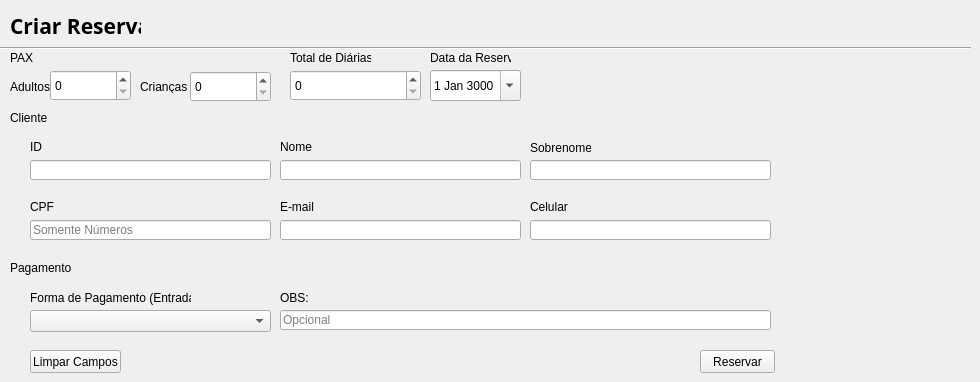
    <widget class="QWidget" name="tab_reservas">
     <attribute name="title">
      <string>Reservas</string>
     </attribute>
     <widget class="QLabel" name="label_15">
      <property name="geometry">
       <rect>
        <x>10</x>
        <y>10</y>
        <width>131</width>
        <height>31</height>
       </rect>
      </property>
      <property name="font">
       <font>
        <family>Microsoft PhagsPa</family>
        <pointsize>16</pointsize>
        <weight>75</weight>
        <bold>true</bold>
       </font>
      </property>
      <property name="text">
       <string>Criar Reserva</string>
      </property>
     </widget>
     <widget class="Line" name="line_2">
      <property name="geometry">
       <rect>
        <x>0</x>
        <y>40</y>
        <width>971</width>
        <height>16</height>
       </rect>
      </property>
      <property name="orientation">
       <enum>Qt::Horizontal</enum>
      </property>
     </widget>
     <widget class="QLabel" name="label_24">
      <property name="geometry">
       <rect>
        <x>10</x>
        <y>50</y>
        <width>71</width>
        <height>16</height>
       </rect>
      </property>
      <property name="text">
       <string>PAX</string>
      </property>
     </widget>
     <widget class="QLabel" name="label_25">
      <property name="geometry">
       <rect>
        <x>290</x>
        <y>50</y>
        <width>81</width>
        <height>16</height>
       </rect>
      </property>
      <property name="text">
       <string>Total de Diárias</string>
      </property>
     </widget>
     <widget class="QLabel" name="label_26">
      <property name="geometry">
       <rect>
        <x>10</x>
        <y>110</y>
        <width>71</width>
        <height>16</height>
       </rect>
      </property>
      <property name="text">
       <string>Cliente</string>
      </property>
     </widget>
     <widget class="QLabel" name="label_27">
      <property name="geometry">
       <rect>
        <x>280</x>
        <y>140</y>
        <width>47</width>
        <height>13</height>
       </rect>
      </property>
      <property name="text">
       <string>Nome</string>
      </property>
     </widget>
     <widget class="QLineEdit" name="line_r_name">
      <property name="geometry">
       <rect>
        <x>280</x>
        <y>160</y>
        <width>241</width>
        <height>20</height>
       </rect>
      </property>
      <property name="autoFillBackground">
       <bool>false</bool>
      </property>
      <property name="clearButtonEnabled">
       <bool>true</bool>
      </property>
     </widget>
     <widget class="QLineEdit" name="line_r_lastname">
      <property name="geometry">
       <rect>
        <x>530</x>
        <y>160</y>
        <width>241</width>
        <height>20</height>
       </rect>
      </property>
      <property name="clearButtonEnabled">
       <bool>true</bool>
      </property>
     </widget>
     <widget class="QLineEdit" name="line_r_cpf">
      <property name="geometry">
       <rect>
        <x>30</x>
        <y>220</y>
        <width>241</width>
        <height>20</height>
       </rect>
      </property>
      <property name="placeholderText">
       <string>Somente Números</string>
      </property>
      <property name="clearButtonEnabled">
       <bool>true</bool>
      </property>
     </widget>
     <widget class="QLineEdit" name="line_r_email">
      <property name="geometry">
       <rect>
        <x>280</x>
        <y>220</y>
        <width>241</width>
        <height>20</height>
       </rect>
      </property>
      <property name="clearButtonEnabled">
       <bool>true</bool>
      </property>
     </widget>
     <widget class="QLineEdit" name="line_r_cel">
      <property name="geometry">
       <rect>
        <x>530</x>
        <y>220</y>
        <width>241</width>
        <height>20</height>
       </rect>
      </property>
      <property name="clearButtonEnabled">
       <bool>true</bool>
      </property>
     </widget>
     <widget class="QLabel" name="label_28">
      <property name="geometry">
       <rect>
        <x>530</x>
        <y>140</y>
        <width>61</width>
        <height>16</height>
       </rect>
      </property>
      <property name="text">
       <string>Sobrenome</string>
      </property>
     </widget>
     <widget class="QLabel" name="label_29">
      <property name="geometry">
       <rect>
        <x>30</x>
        <y>200</y>
        <width>47</width>
        <height>13</height>
       </rect>
      </property>
      <property name="text">
       <string>CPF</string>
      </property>
     </widget>
     <widget class="QLabel" name="label_30">
      <property name="geometry">
       <rect>
        <x>280</x>
        <y>200</y>
        <width>47</width>
        <height>13</height>
       </rect>
      </property>
      <property name="text">
       <string>E-mail</string>
      </property>
     </widget>
     <widget class="QLabel" name="label_31">
      <property name="geometry">
       <rect>
        <x>530</x>
        <y>200</y>
        <width>47</width>
        <height>13</height>
       </rect>
      </property>
      <property name="text">
       <string>Celular</string>
      </property>
     </widget>
     <widget class="QLabel" name="label_33">
      <property name="geometry">
       <rect>
        <x>10</x>
        <y>260</y>
        <width>71</width>
        <height>16</height>
       </rect>
      </property>
      <property name="text">
       <string>Pagamento</string>
      </property>
     </widget>
     <widget class="QLabel" name="label_34">
      <property name="geometry">
       <rect>
        <x>30</x>
        <y>290</y>
        <width>161</width>
        <height>16</height>
       </rect>
      </property>
      <property name="text">
       <string>Forma de Pagamento (Entrada)</string>
      </property>
     </widget>
     <widget class="QLabel" name="label_35">
      <property name="geometry">
       <rect>
        <x>280</x>
        <y>290</y>
        <width>111</width>
        <height>16</height>
       </rect>
      </property>
      <property name="text">
       <string>OBS:</string>
      </property>
     </widget>
     <widget class="QLineEdit" name="line_obs">
      <property name="geometry">
       <rect>
        <x>280</x>
        <y>310</y>
        <width>491</width>
        <height>20</height>
       </rect>
      </property>
      <property name="placeholderText">
       <string>Opcional</string>
      </property>
     </widget>
     <widget class="QPushButton" name="btn_reservar">
      <property name="geometry">
       <rect>
        <x>700</x>
        <y>350</y>
        <width>75</width>
        <height>23</height>
       </rect>
      </property>
      <property name="text">
       <string>Reservar</string>
      </property>
     </widget>
     <widget class="QLabel" name="label_37">
      <property name="geometry">
       <rect>
        <x>430</x>
        <y>50</y>
        <width>81</width>
        <height>16</height>
       </rect>
      </property>
      <property name="text">
       <string>Data da Reserva</string>
      </property>
     </widget>
     <widget class="QComboBox" name="combo_payment">
      <property name="geometry">
       <rect>
        <x>30</x>
        <y>310</y>
        <width>241</width>
        <height>22</height>
       </rect>
      </property>
      <item>
       <property name="text">
        <string/>
       </property>
      </item>
      <item>
       <property name="text">
        <string>Cartão de Crédito</string>
       </property>
      </item>
      <item>
       <property name="text">
        <string>Dinheiro</string>
       </property>
      </item>
      <item>
       <property name="text">
        <string>PIX/Transferência</string>
       </property>
      </item>
     </widget>
     <widget class="QSpinBox" name="spin_adults">
      <property name="geometry">
       <rect>
        <x>50</x>
        <y>70</y>
        <width>81</width>
        <height>31</height>
       </rect>
      </property>
      <property name="stepType">
       <enum>QAbstractSpinBox::DefaultStepType</enum>
      </property>
     </widget>
     <widget class="QSpinBox" name="spin_children">
      <property name="geometry">
       <rect>
        <x>190</x>
        <y>71</y>
        <width>81</width>
        <height>31</height>
       </rect>
      </property>
     </widget>
     <widget class="QLabel" name="label_8">
      <property name="geometry">
       <rect>
        <x>10</x>
        <y>80</y>
        <width>47</width>
        <height>13</height>
       </rect>
      </property>
      <property name="text">
       <string>Adultos</string>
      </property>
     </widget>
     <widget class="QLabel" name="label_11">
      <property name="geometry">
       <rect>
        <x>140</x>
        <y>80</y>
        <width>47</width>
        <height>13</height>
       </rect>
      </property>
      <property name="text">
       <string>Crianças</string>
      </property>
     </widget>
     <widget class="QPushButton" name="btn_clear_all_r">
      <property name="geometry">
       <rect>
        <x>30</x>
        <y>350</y>
        <width>91</width>
        <height>23</height>
       </rect>
      </property>
      <property name="text">
       <string>Limpar Campos</string>
      </property>
     </widget>
     <widget class="QDateEdit" name="date_reserve">
      <property name="geometry">
       <rect>
        <x>430</x>
        <y>70</y>
        <width>91</width>
        <height>31</height>
       </rect>
      </property>
      <property name="calendarPopup">
       <bool>true</bool>
      </property>
      <property name="date">
       <date>
        <year>3000</year>
        <month>1</month>
        <day>1</day>
       </date>
      </property>
     </widget>
     <widget class="QSpinBox" name="spin_r_totald">
      <property name="geometry">
       <rect>
        <x>290</x>
        <y>70</y>
        <width>131</width>
        <height>31</height>
       </rect>
      </property>
     </widget>
     <widget class="QLineEdit" name="line_r_id">
      <property name="geometry">
       <rect>
        <x>30</x>
        <y>160</y>
        <width>241</width>
        <height>20</height>
       </rect>
      </property>
      <property name="autoFillBackground">
       <bool>false</bool>
      </property>
      <property name="clearButtonEnabled">
       <bool>true</bool>
      </property>
     </widget>
     <widget class="QLabel" name="label_32">
      <property name="geometry">
       <rect>
        <x>30</x>
        <y>140</y>
        <width>47</width>
        <height>13</height>
       </rect>
      </property>
      <property name="text">
       <string>ID</string>
      </property>
     </widget>
    </widget>
